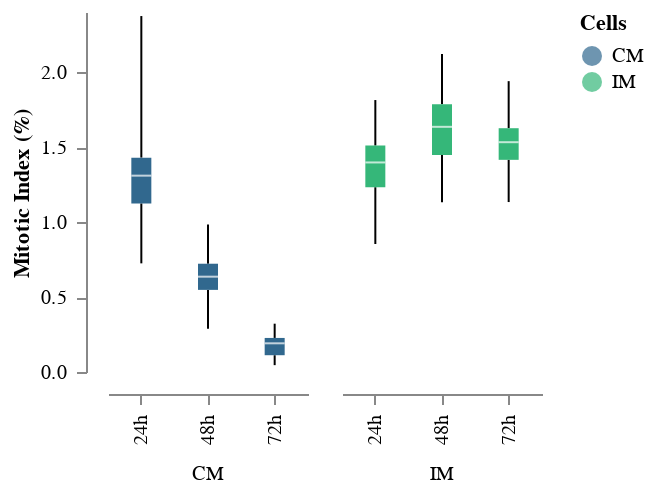

Notebook source saved alongside this figure:
### Code cell
BINBOX_MitoticIndex_Time = Binned_Boxplot(
    data = df,
    x = 'Timepoint',
    y = 'Mitotic Index (%)',
    x_title = '',
    y_title = 'Mitotic Index (%)',
    color = 'Cells',
    column = 'Cells'
)
BINBOX_MitoticIndex_Time

### Figure 1 — Vega-Lite specification as saved in the notebook (floating-point values rounded to 4 significant figures; data arrays with more than 128 entries replaced by an {"elided": "..."} marker saying what was removed)
{"config": {"view": {"continuousWidth": 300, "continuousHeight": 300, "stroke": "transparent", "strokeWidth": 0.5}, "axis": {"grid": true, "labelPadding": 5, "offset": 10, "ticks": true}, "facet": {"spacing": 15}, "header": {"labelOrient": "bottom", "title": null}}, "data": {"name": "data-c9ae3f91482b1d4b07a8966b7ffe475c"}, "mark": {"type": "boxplot", "extent": "min-max", "size": 10}, "encoding": {"color": {"field": "Cells", "scale": {"scheme": "viridis"}, "type": "nominal"}, "column": {"field": "Cells", "type": "nominal"}, "x": {"axis": {"grid": false}, "field": "Timepoint", "title": null, "type": "nominal"}, "y": {"axis": {"grid": false}, "field": "Mitotic Index (%)", "title": "Mitotic Index (%)", "type": "quantitative"}}, "height": 180, "width": 100, "$schema": "https://vega.github.io/schema/vega-lite/v5.20.1.json", "datasets": {"data-c9ae3f91482b1d4b07a8966b7ffe475c": {"elided": "180 records"}}}
